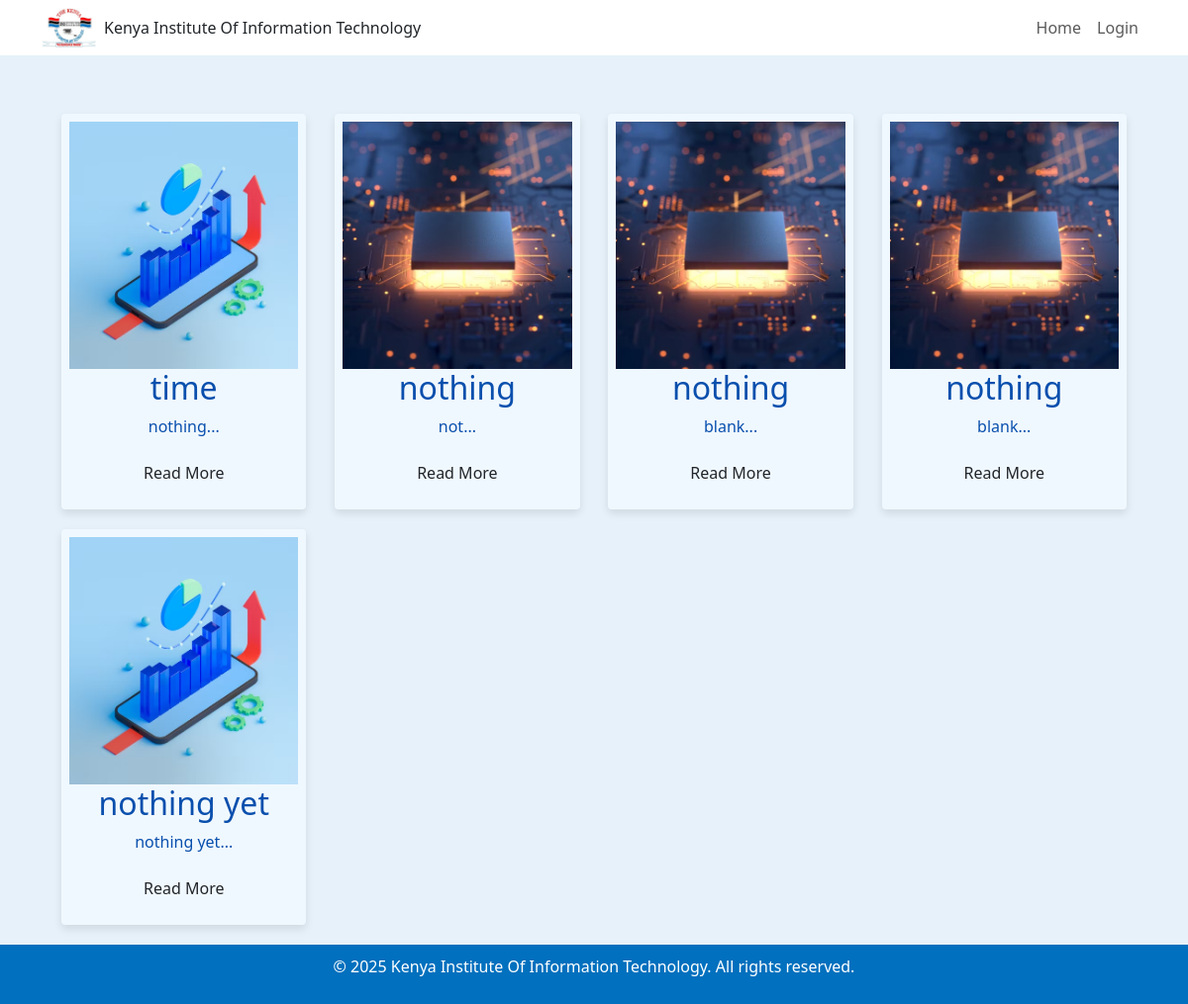
Before: / with the older database file.
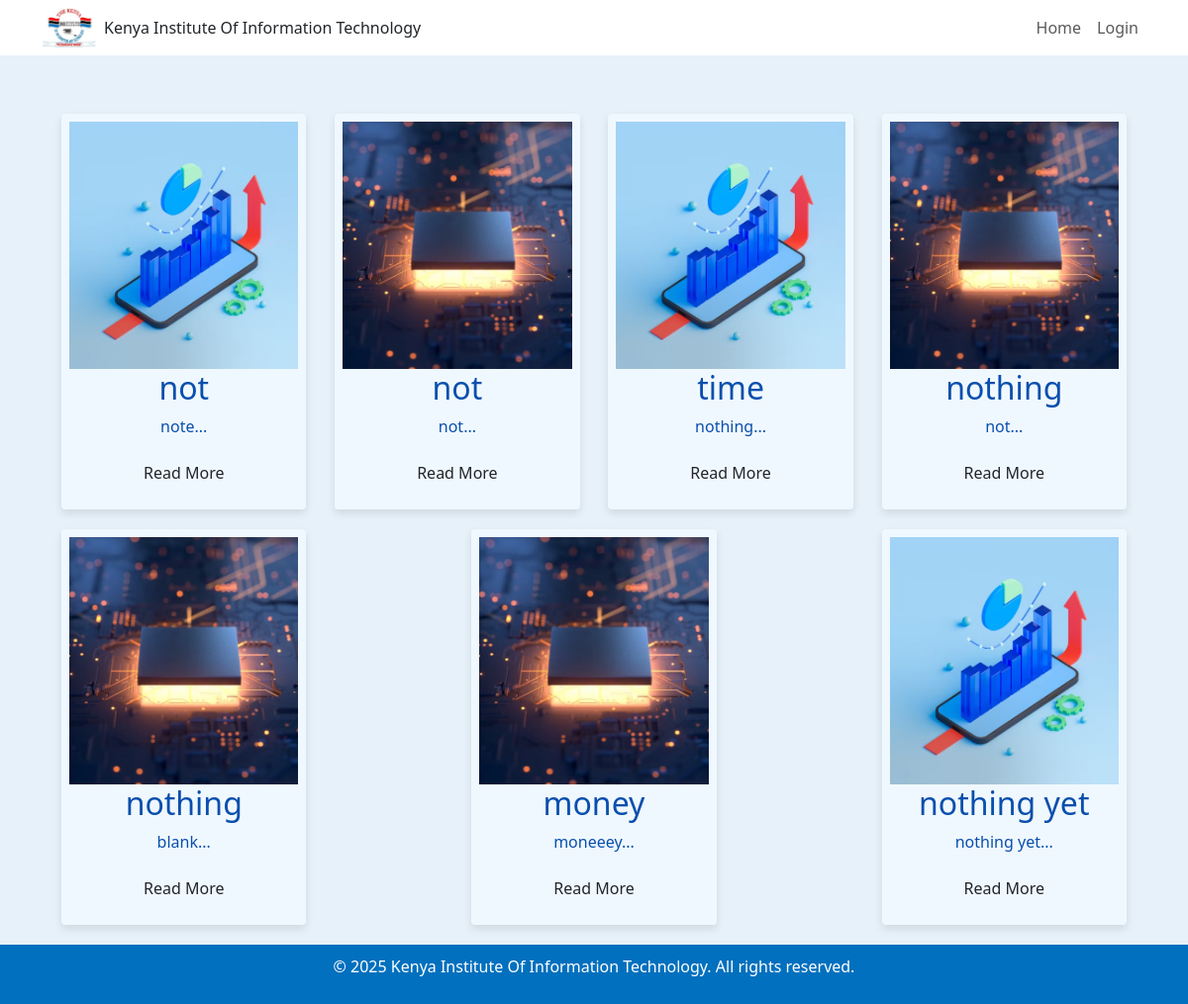
After: the same page with the newer database file.
### tables this page shows
CREATE TABLE blog_posts (
                    id INTEGER PRIMARY KEY AUTOINCREMENT,
                    title TEXT NOT NULL,
                    content TEXT NOT NULL,
                    image_url TEXT NOT NULL);

### app.py (the view)
@app.route('/')
def home():
    conn = get_db_connection()
    cursor = conn.cursor()
    cursor.execute("SELECT * FROM blog_posts ORDER BY id DESC")
    posts = cursor.fetchall()
    conn.close()
    return render_template('home.html', posts=posts)

### app.py (called while the page is built)
def get_db_connection():
    conn = sqlite3.connect('blog.db')
    conn.row_factory = sqlite3.Row  # Allows accessing columns by name
    return conn

### templates/home.html (shortened to what this page needs)
{% extends'base.html' %}
{% block content %}
{% if posts|length > 0 %}
    <div class="blog-container">
    {% for post in posts %}
        <div class="blog-post">
            <img src="{{ post['image_url'] }}" alt="Blog Image" >
            <h2>{{ post['title'] }}</h2>
            <p>{{ post['content'][:100] }}...</p>
        <div class="button-group">
            <a class="btn" href="{{ url_for('get_blog_post', post_id=post['id']) }}">Read More</a>
        </div>
        </div>
    {% endfor %}
    </div>
{% else %}
        <p style="text-align: center; font-size: 18px; color: gray; margin-top: 20px;">
            No blog posts available. Be the first to add one!
        </p>
{% endif %}
{% endblock %}

Changed rows visible on the page:
added blog_posts: image_url (picture), title "not", content "note"
added blog_posts: image_url (picture), title "not", content "not"
changed blog_posts: title "nothing" → "money"; content "blank" → "moneeey"
